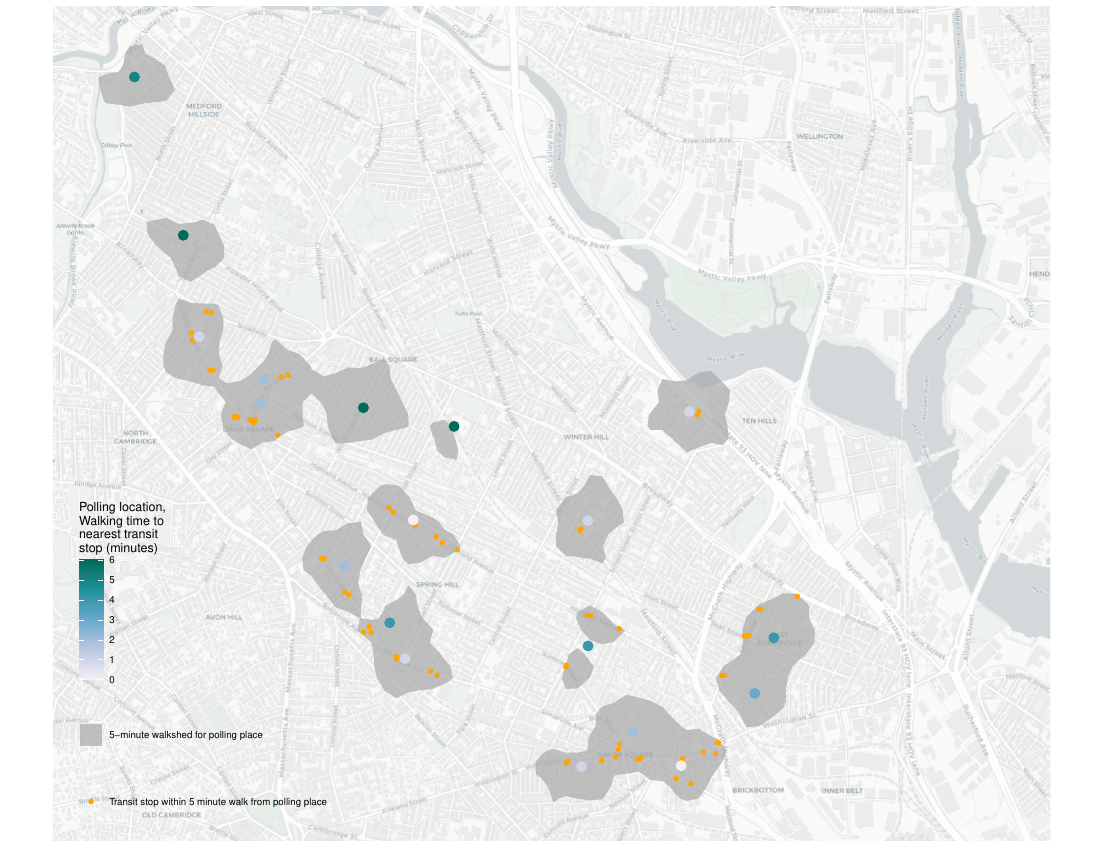

Reproduce this figure in R.
#####

options(java.parameters = '-Xmx2G')

library(tidyverse)
library(sf)
library(r5r)
library(ggspatial)
library(ggthemes)
library(interp)
library(isoband)
library(tigris)
library(here)
library(RColorBrewer)

MA_st_plane <- "+proj=lcc +lat_1=42.68333333333333 +lat_2=41.71666666666667 +lat_0=41 +lon_0=-71.5 +x_0=200000.0001016002 +y_0=750000 +ellps=GRS80 +towgs84=0,0,0,0,0,0,0 +to_meter=0.3048006096012192 +no_defs"

somerville <- places(state = "MA") %>%
  filter(NAME == "Somerville") %>%
  st_transform(MA_st_plane) %>%
  st_buffer(dist = 2640)

transit <- here("a5-files",
                "Examples",
                "MBTA-GTFS",
                "stops.txt") %>%
  read_csv() %>%
  filter(!is.na(stop_lat)) %>%
  st_as_sf(coords = c("stop_lon", "stop_lat"),
           crs = "WGS84") %>%
  st_transform(MA_st_plane) %>%
  st_filter(somerville) %>%
  st_transform("WGS84") %>%
  mutate(id = as.character(stop_id))

polls <- here("a5-files",
              "Examples",
              "somerville-polling",
              "PollingPlaces.shp") %>%
  st_read() %>%
  st_transform("WGS84") %>%
  mutate(id = as.character(OBJECTID))

grid_points <- somerville %>%
  st_make_grid(cellsize = 250,
               what = "corners") %>%
  st_as_sf() %>%
  st_transform("WGS84")

grid_points <- grid_points %>%
  mutate(id = as.character(seq(1, length(grid_points$x), by = 1)))

my_core <- here("a5-files",
     "Examples",
     "networks") %>%
  setup_r5(verbose=FALSE)

walk_from_grid <- travel_time_matrix(my_core,
                                     origins = grid_points,
                                     destinations = polls,
                                     mode = "WALK",
                                     verbose = FALSE) %>%
  pivot_wider(names_from = toId,
              values_from = travel_time) %>%
  rowwise() %>%
  mutate(min_time = min(c_across(-fromId),na.rm = TRUE)) %>%
  select(fromId, min_time) %>%
  rename(id = fromId)

grid_points <- grid_points %>%
  left_join(walk_from_grid)

walk_to_polls <- travel_time_matrix(my_core,
                                    origins = transit,
                                    destinations = polls,
                                    mode = "WALK",
                                    verbose = FALSE) %>%
  pivot_wider(names_from = fromId,
              values_from = travel_time) %>%
  rowwise() %>%
  mutate(min_time = min(c_across(-toId),na.rm = TRUE)) %>%
  select(toId, min_time) %>%
  rename(id = toId)

polls <- polls %>%
  left_join(walk_to_polls)

stop_r5()

grid_points <- grid_points %>%
  mutate(lon = st_coordinates(.)[,1],
         lat = st_coordinates(.)[,2])

interp <- interp(grid_points$lon, 
                 grid_points$lat, 
                 grid_points$min_time,
                 nx = 100,
                 ny = 100)

isochrones <- isobands(x = interp$x,
                       y = interp$y,
                       z = t(interp$z),
                       levels_low = 0,
                       levels_high = 5) %>%
  iso_to_sfg() 

iso_poly <- st_sf(level = 1:length(isochrones),
                  geometry = st_sfc(isochrones)) %>%
  st_set_crs("WGS84")

iso_poly_st_plane <- iso_poly %>%
  st_transform(MA_st_plane)

close_transit <- transit %>%
  st_transform(MA_st_plane) %>%
  st_filter(iso_poly_st_plane) %>%
  st_transform("WGS84")


ggplot(iso_poly) +
  annotation_map_tile(type = "cartolight", zoomin = 1) +
  geom_sf(data = iso_poly,
          color = NA,
          alpha = 0.7,
          aes(fill = "5-minute walkshed for polling place")) +
  geom_sf(data = close_transit,
          color = "orange",
          size = 1.5,
          aes(shape = "Transit stop within 5 minute walk from polling place")) +
  geom_sf(data = polls,
          aes(color = min_time),
          size = 3) +
  scale_color_gradientn(colors = 
                          brewer.pal(name = "PuBuGn", 
                                     n = 5),
                        name = "Polling location,\nWalking time to\nnearest transit\nstop (minutes)") +
  scale_shape(name = "") +
  scale_fill_manual(values = "darkgray",
                    name = "") +
  coord_sf(xlim = c(-71.13262, -71.065)) +
  theme_map() +
  theme(legend.position = c(0.02, 0.05),
        legend.background = element_blank(),
        legend.key = element_blank())

here("a5-files",
     "Examples",
     "polling.png") %>%
  ggsave(width = 11,
         heigh = 8.5,
         units = "in",
         dpi = 350)
  